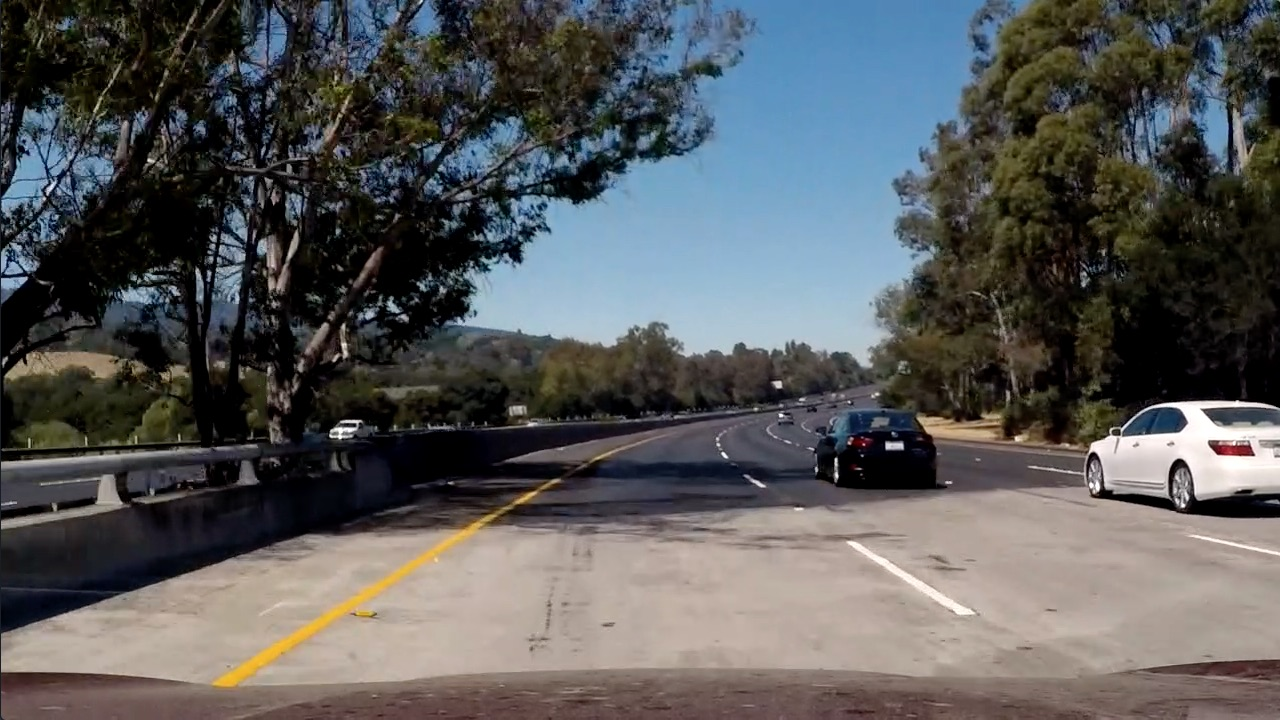
#> input picture test_images/test5.jpg, 1280 x 720 px
$ python -i pipeline_image.py   (imports and definitions only)   (Python 2 division)   (older library calls are emulated)
#> lines starting #> are read from the running program, lines starting #| are printed output that depends on the picture; after the words box and inside, x2 and y2 are one past the last pixel; in counts of white or black regions, pixels touching at a corner belong together
import numpy as np
import cv2
import matplotlib.pyplot as plt
import matplotlib.image as mpimg
import pickle

# [7 lines left out: function undistort, not called in this run]

def binary(img, s_thresh=(0, 255), mag_thresh=(0, 255), g_thresh=(0, np.pi/2), l_thresh=(0, 255), sobel_kernel=11):
#> called with s_thresh = (0, 255), mag_thresh = (0, 255), g_thresh = (0, 1.57), l_thresh = (0, 255), sobel_kernel = 11
    hls = cv2.cvtColor(img, cv2.COLOR_RGB2HLS)
#> hls: shape (720, 1280, 3); mean of channels 0, 1, 2 55.5, 89.2, 70.1
    # Apply a threshold to the S channel
    s_channel = hls[:,:,2]
    binary_output = np.zeros_like(s_channel)
    binary_output[(s_channel > s_thresh[0]) & (s_channel <= s_thresh[1])] = 1

    # Convert to grayscale
    gray = hls[:,:,1]
    # Take the gradient in x and y separately
    sobelx = cv2.Sobel(gray, cv2.CV_64F, 1, 0, ksize=sobel_kernel)
    sobely = cv2.Sobel(gray, cv2.CV_64F, 0, 1, ksize=sobel_kernel)

    gradmag = np.sqrt(sobelx**2 + sobely**2)
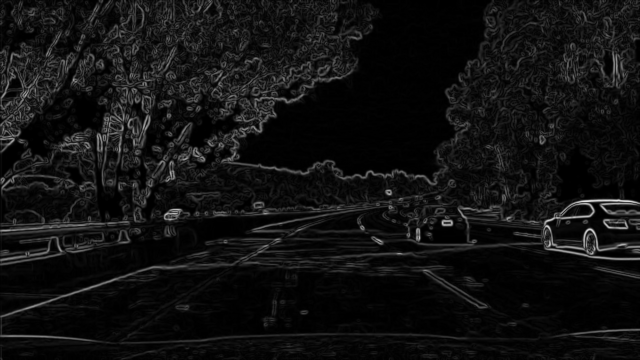
#> gradmag: shape (720, 1280) float64 (shown at 1/2 size); min 0, max 31770081.7, mean 2198144.4; drawn with min black and max white
    # Rescale to 8 bit
    scale_factor = np.max(gradmag)/255
#> scale_factor = 124588.6
    gradmag = (gradmag/scale_factor).astype(np.uint8)

    abs_sobelx = np.absolute(sobelx)
    abs_sobely = np.absolute(sobely)
    grad_direction = np.arctan2(abs_sobely, abs_sobelx)


    cond = ( \
                    ((gradmag >= mag_thresh[0]) & (gradmag <= mag_thresh[1]))  |\
                    ((s_channel > s_thresh[0]) & (s_channel <= s_thresh[1])) \
                ) &\
              ((grad_direction >= g_thresh[0]) & (grad_direction <= g_thresh[1])) &\
              ((gray >= l_thresh[0]) & (gray <= l_thresh[1]))
#> cond: shape (720, 1280) bool; every value is 1

    binary_output = np.zeros_like(s_channel)
    binary_output[cond] = 1

    #320, 960
    mask = np.zeros_like(s_channel)
    margin = 200
    vertices = np.array([[(320-margin,img.shape[0]),(320-margin, 0), (320+margin, 0), (320+margin,img.shape[0])]], dtype=np.int32)
    cv2.fillPoly(mask, vertices, 1)
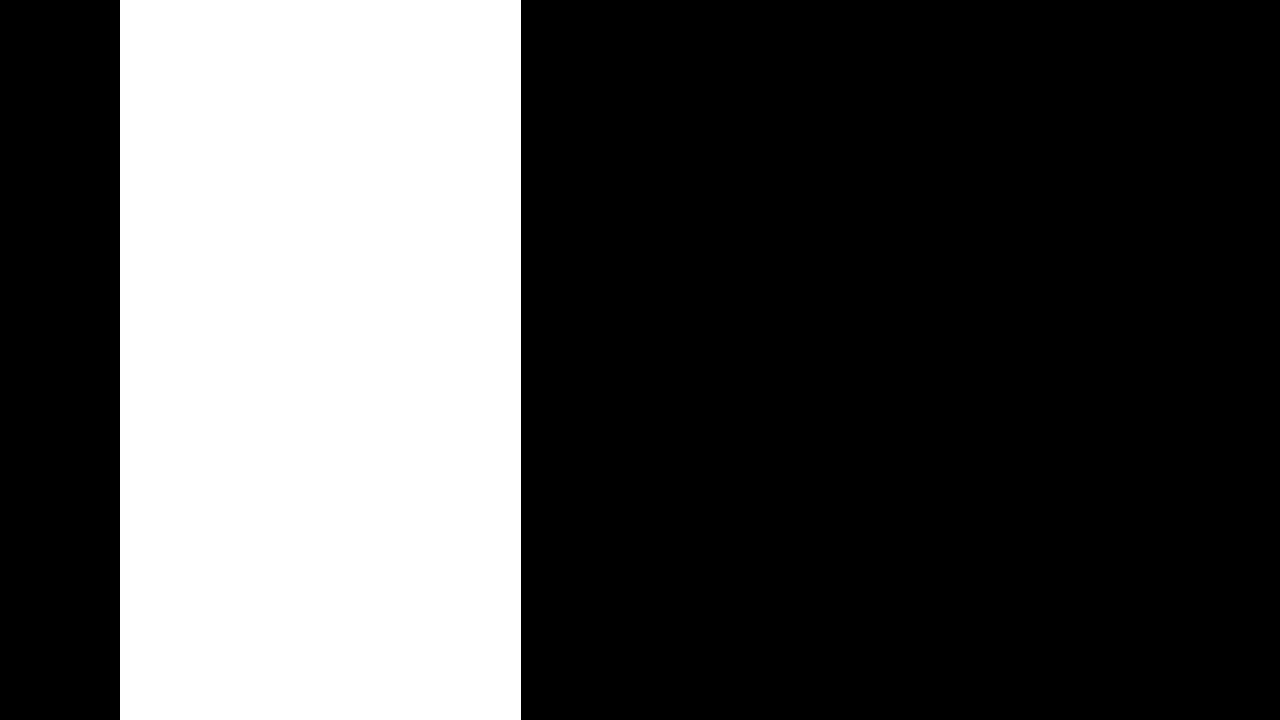
#> mask: shape (720, 1280); values 0 (black) and 1 (white), 31.3% white; 1 white region, box (x1, y1, x2, y2) and area: (120, 0, 521, 720) 288720

    vertices = np.array([[(960-margin,img.shape[0]),(960-margin, 0), (960+margin, 0), (960+margin,img.shape[0])]], dtype=np.int32)
    cv2.fillPoly(mask, vertices, 1)
#> mask: shape (720, 1280); values 0 (black) and 1 (white), 62.7% white; 3 black regions, box (x1, y1, x2, y2) and area: (521, 0, 760, 720) 172080, (0, 0, 120, 720) 86400, (1161, 0, 1280, 720) 85680

    binary_output = cv2.bitwise_and(binary_output, mask)
    color_filter_img  = color_filter(img)
    #return binary_output
    return color_filter_img

# [195 lines left out: functions perspective, find_lane_pixels, cal_curvature_and_offset, map_lane, not called in this run]

def color_filter(image):
    def bin_it(image, threshold):
        output_bin = np.zeros_like(image)
        output_bin[(image >= threshold[0]) & (image <= threshold[1])]=1
        return output_bin

    # convert image to hls colour space
    hls = cv2.cvtColor(image, cv2.COLOR_RGB2HLS).astype(np.float)
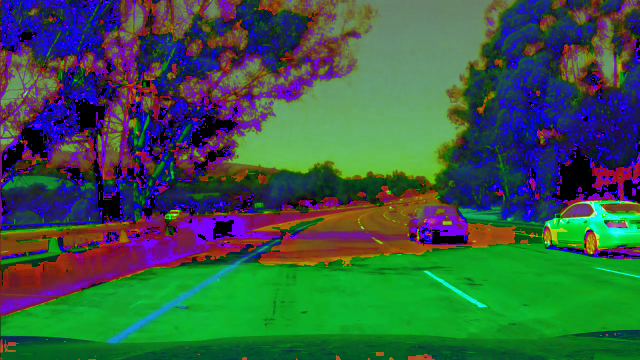
#> hls: shape (720, 1280, 3) float64 (shown at 1/2 size); mean R, G, B 55.5, 89.2, 70.1

    # binary threshold values
    bin_thresh = [20, 255]

    # rgb thresholding for yellow
    lower = np.array([225,180,0],dtype = "uint8")
    upper = np.array([255, 255, 170],dtype = "uint8")
    mask = cv2.inRange(image, lower, upper)
#> mask: shape (720, 1280); 0.19% white; 6 white regions (5 under 20 px), largest, box (x1, y1, x2, y2) and area: (216, 531, 472, 685) 1754
    rgb_y = cv2.bitwise_and(image, image, mask = mask).astype(np.uint8)
    rgb_y = cv2.cvtColor(rgb_y, cv2.COLOR_RGB2GRAY)
#> rgb_y: shape (720, 1280)
    rgb_y = bin_it(rgb_y, bin_thresh)


    # rgb thresholding for white (best)
    lower = np.array([100,100,200],dtype = "uint8")
    upper = np.array([255, 255, 255],dtype = "uint8")
    #mask = cv2.inRange(lighter_rgb, lower, upper)
    #rgb_w = cv2.bitwise_and(lighter_rgb, lighter_rgb, mask = mask).astype(np.uint8)
    mask = cv2.inRange(image, lower, upper)
#> mask: shape (720, 1280); 7.4% white; 294 white regions (269 under 20 px), largest, box (x1, y1, x2, y2) and area: (458, 138, 915, 359) 56598, (1089, 401, 1280, 495) 8277, (847, 541, 975, 615) 1038
    rgb_w = cv2.bitwise_and(image, image, mask = mask).astype(np.uint8)
    rgb_w = cv2.cvtColor(rgb_w, cv2.COLOR_RGB2GRAY)
#> rgb_w: shape (720, 1280)
    rgb_w = bin_it(rgb_w, bin_thresh)


    # hls thresholding for yellow
    lower = np.array([20,120,80],dtype = "uint8")
    upper = np.array([45, 200, 255],dtype = "uint8")
    mask = cv2.inRange(hls, lower, upper)
#> mask: shape (720, 1280); 0.34% white; 6 white regions (3 under 20 px), largest, box (x1, y1, x2, y2) and area: (212, 515, 495, 687) 2997, (356, 610, 373, 615) 79, (520, 493, 531, 502) 34
    hls_y = cv2.bitwise_and(image, image, mask = mask).astype(np.uint8)
    hls_y = cv2.cvtColor(hls_y, cv2.COLOR_HLS2RGB)
    hls_y = cv2.cvtColor(hls_y, cv2.COLOR_RGB2GRAY)
#> hls_y: shape (720, 1280)
    hls_y = bin_it(hls_y, bin_thresh)

    im_bin = np.zeros_like(hls_y)
    #im_bin [(hls_y == 1)|(rgb_y==1)|(rgb_w==1)]= 1
    im_bin [(hls_y==1)|(rgb_w==1)]= 1
    return im_bin


# [46 lines not run here, left out]

>>> import cv2
>>> picture = cv2.cvtColor(cv2.imread('test_images/test5.jpg'), cv2.COLOR_BGR2RGB)
>>> result = binary(picture)
#> in binary, `color_filter_img  = color_filter(img)`:
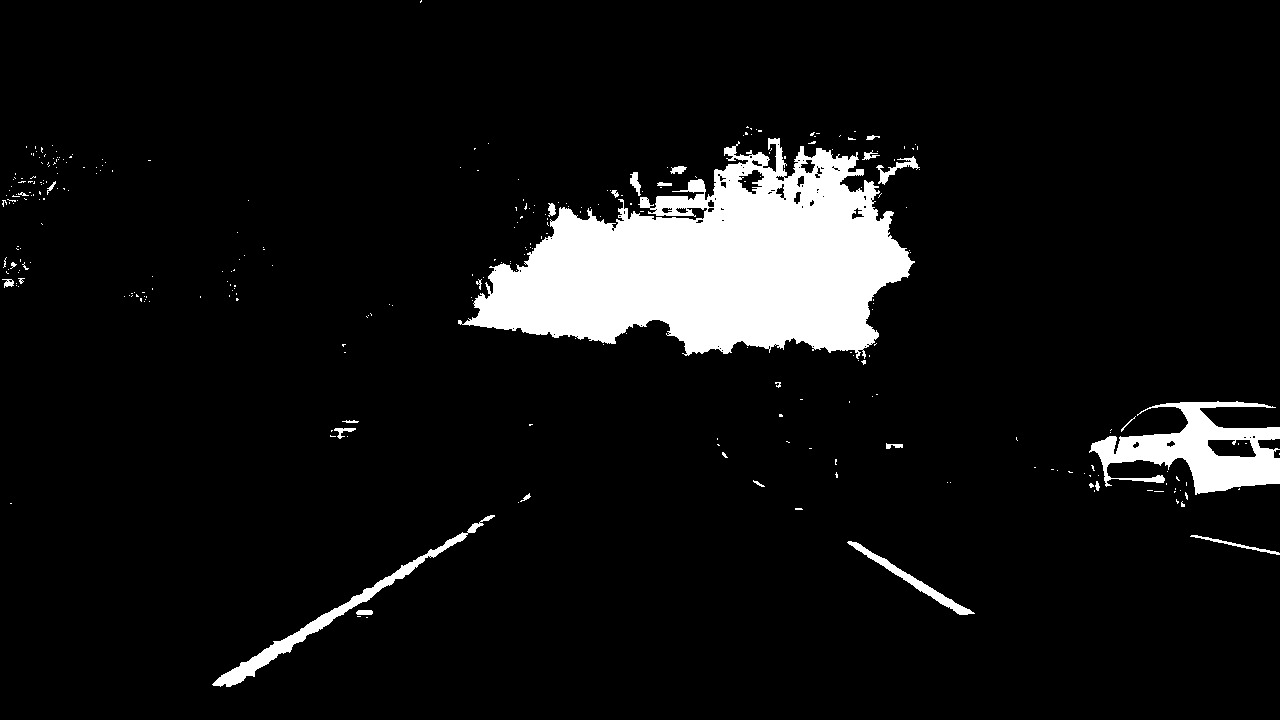
#> color_filter_img: shape (720, 1280); values 0 (black) and 1 (white), 7.7% white; 300 white regions (272 under 20 px), largest, box (x1, y1, x2, y2) and area: (458, 138, 915, 359) 56598, (1089, 401, 1280, 495) 8277, (212, 515, 495, 687) 2997

$ run again, on test_images/straight_lines1.jpg
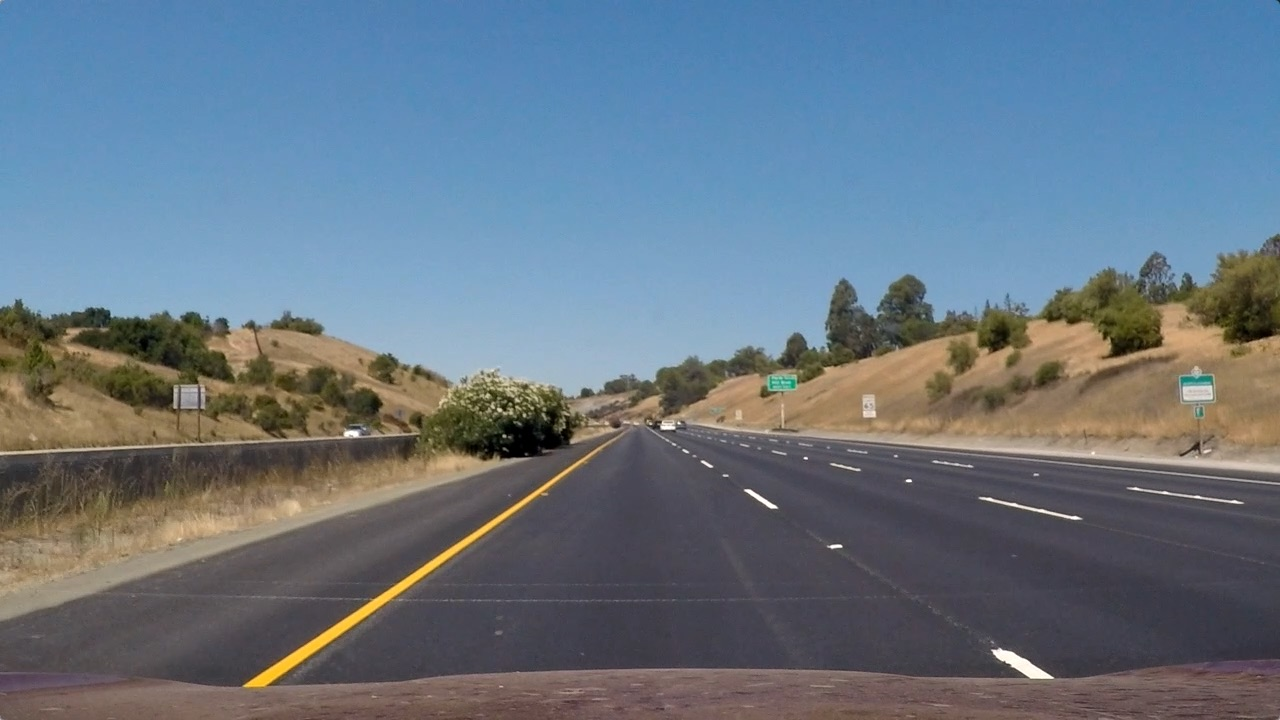
#> input picture test_images/straight_lines1.jpg, 1280 x 720 px
#> scale_factor = 91908.6
#> cond: shape (720, 1280) bool; every value is 1
#> in color_filter, `mask = cv2.inRange(image, lower, upper)`:
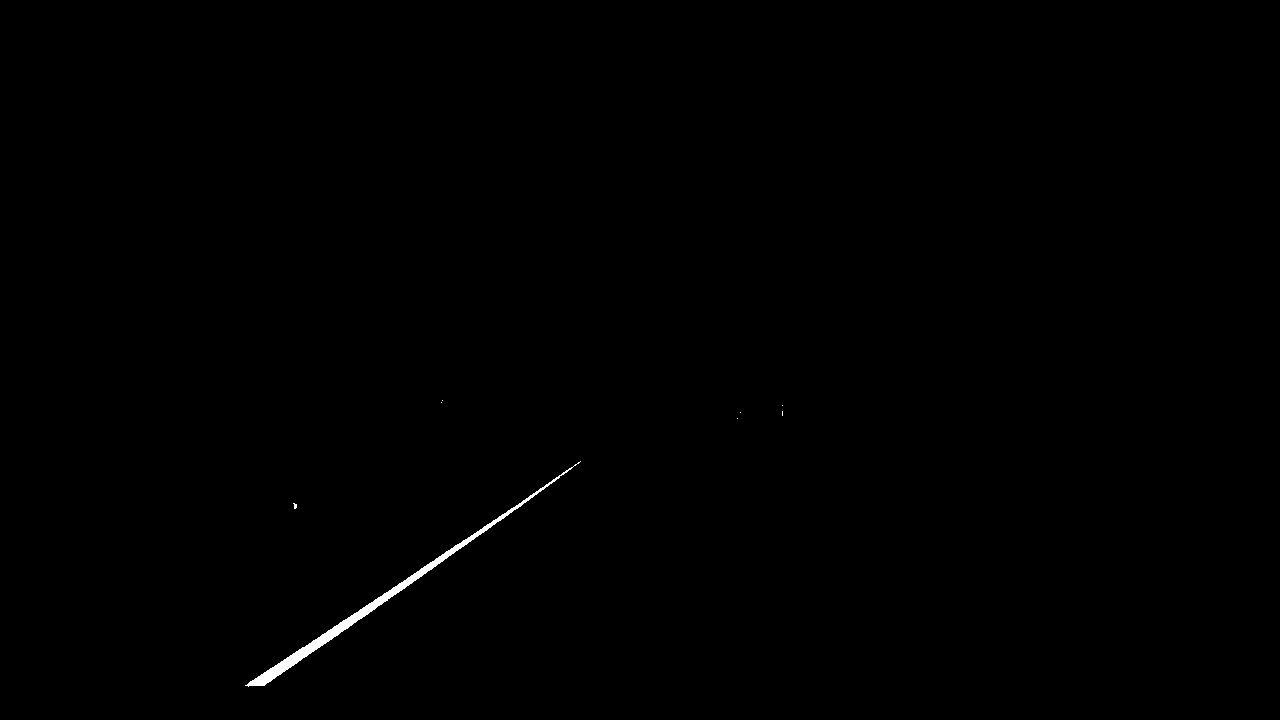
#> mask: shape (720, 1280); 0.28% white; 8 white regions (7 under 20 px), largest, box (x1, y1, x2, y2) and area: (245, 461, 581, 687) 2535
#> in binary, `color_filter_img  = color_filter(img)`:
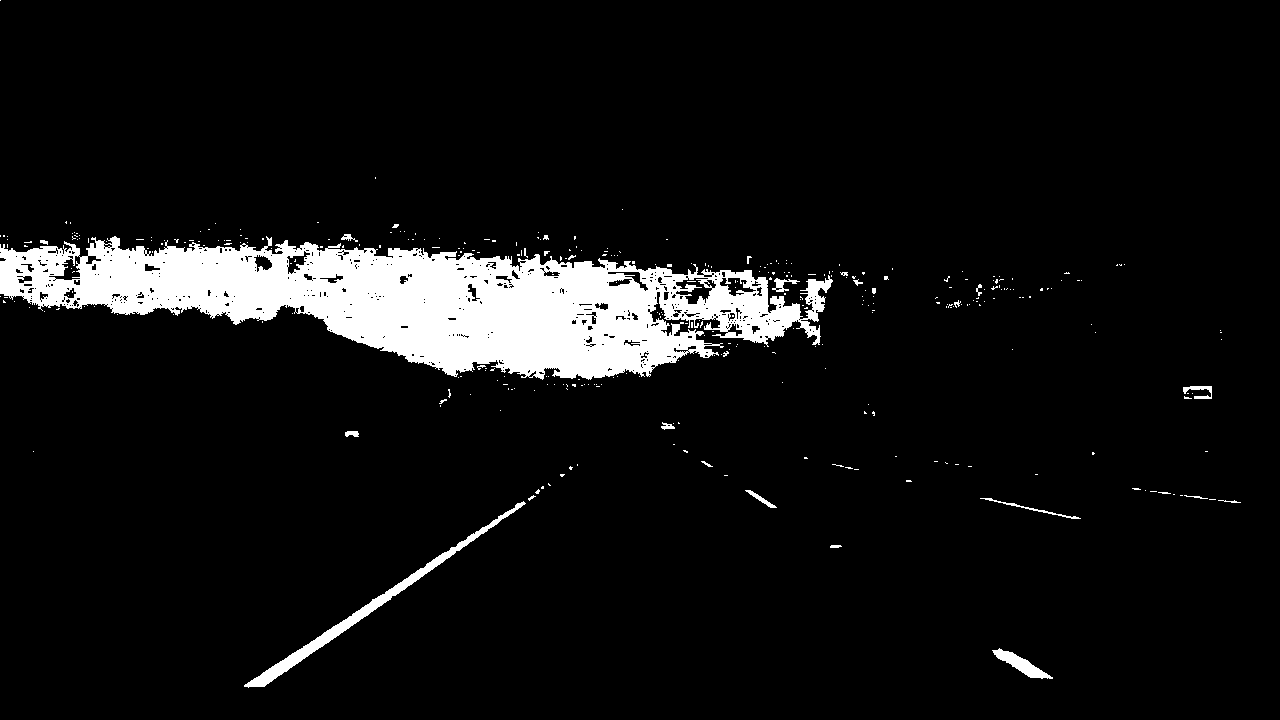
#> color_filter_img: shape (720, 1280); values 0 (black) and 1 (white), 7.2% white; 350 white regions (326 under 20 px), largest, box (x1, y1, x2, y2) and area: (0, 236, 833, 380) 61026, (244, 501, 526, 688) 2758, (992, 648, 1053, 679) 631
